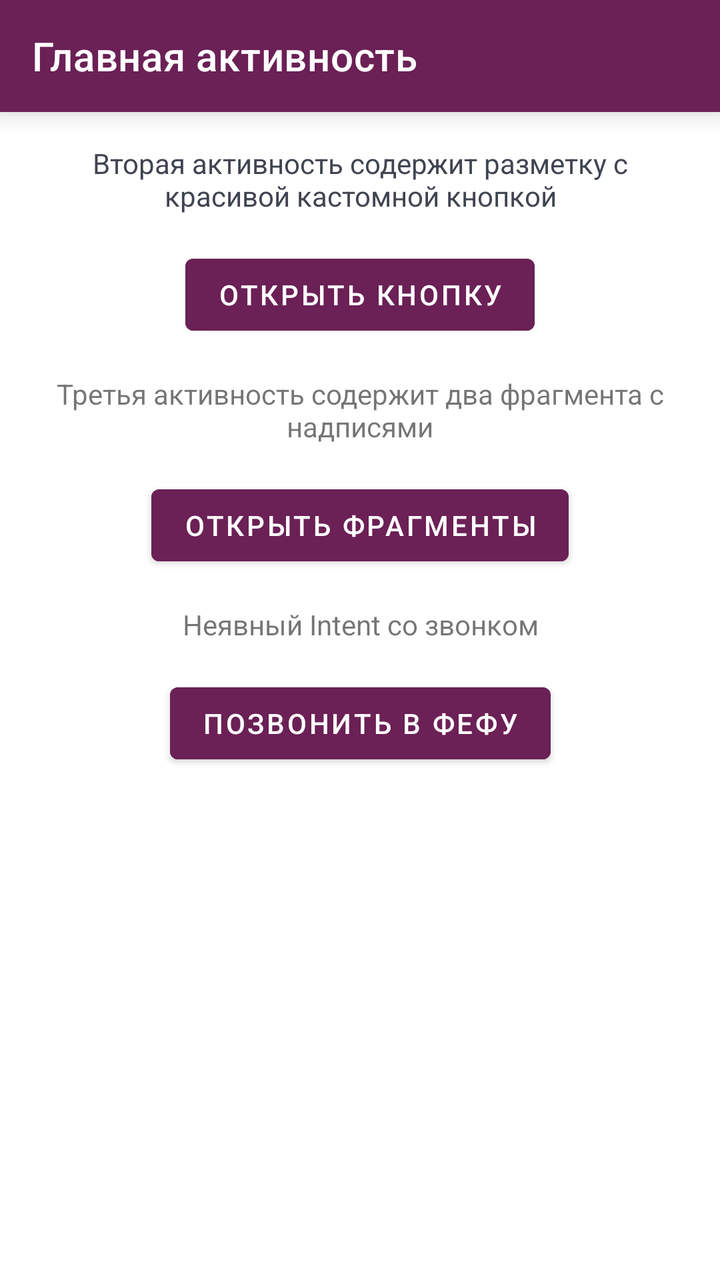
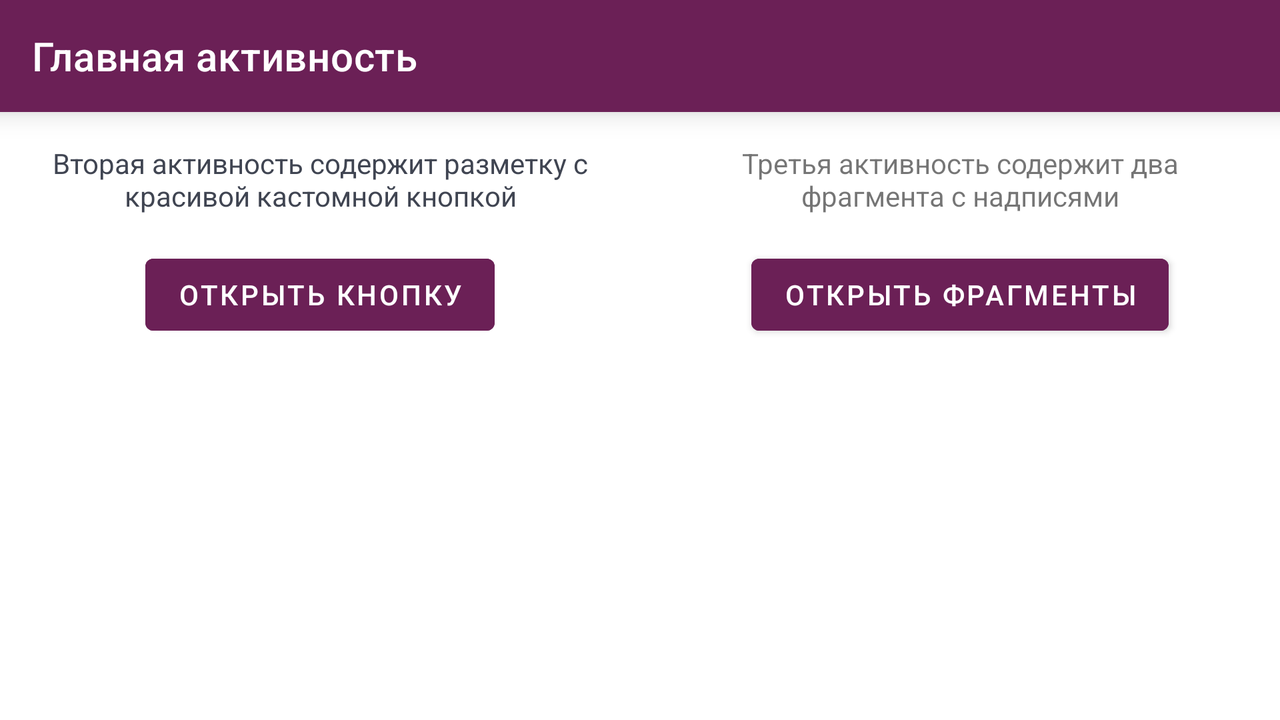

Two renders of one Android screen. The first uses the default layout on a phone; the second uses the alternative layout the repository ships for a different screen configuration, on a matching device. The two XML files are below.
<!-- AndroidManifest.xml: application theme Theme.FefuExample -->
<!-- res/layout/activity_main.xml -->
<?xml version="1.0" encoding="utf-8"?>
<androidx.constraintlayout.widget.ConstraintLayout xmlns:android="http://schemas.android.com/apk/res/android"
    xmlns:app="http://schemas.android.com/apk/res-auto"
    xmlns:tools="http://schemas.android.com/tools"
    android:layout_width="match_parent"
    android:layout_height="match_parent"
    tools:context=".MainActivity">

    <androidx.appcompat.widget.Toolbar
        android:id="@+id/toolbar"
        style="@style/BaseToolbar"
        android:layout_width="match_parent"
        android:layout_height="wrap_content"
        app:layout_constraintTop_toTopOf="parent"
        app:title="@string/title_main_activity" />

    <TextView
        android:id="@+id/tvSecondActivityDescription"
        android:layout_width="0dp"
        android:layout_height="wrap_content"
        android:layout_marginHorizontal="@dimen/default_margin_horizontal"
        android:layout_marginVertical="@dimen/default_margin_vertical"
        android:text="@string/label_second_activity"
        android:textAlignment="center"
        android:textColor="@color/colorDark"
        app:layout_constraintEnd_toEndOf="parent"
        app:layout_constraintStart_toStartOf="parent"
        app:layout_constraintTop_toBottomOf="@id/toolbar" />

    <Button
        android:id="@+id/btnSecondActivity"
        android:layout_width="wrap_content"
        android:layout_height="wrap_content"
        android:layout_marginVertical="@dimen/default_margin_vertical"
        android:backgroundTint="@color/colorRipple"
        android:text="@string/action_second_activity"
        app:layout_constraintEnd_toEndOf="parent"
        app:layout_constraintStart_toStartOf="parent"
        app:layout_constraintTop_toBottomOf="@id/tvSecondActivityDescription" />

    <TextView
        android:id="@+id/tvFragmentActivityDescription"
        android:layout_width="0dp"
        android:layout_height="wrap_content"
        android:layout_marginHorizontal="@dimen/default_margin_horizontal"
        android:layout_marginVertical="@dimen/default_margin_vertical"
        android:text="@string/label_fragment_activity"
        android:textAlignment="center"
        app:layout_constraintEnd_toEndOf="parent"
        app:layout_constraintStart_toStartOf="parent"
        app:layout_constraintTop_toBottomOf="@id/btnSecondActivity" />

    <Button
        android:id="@+id/btnFragmentActivity"
        android:layout_width="wrap_content"
        android:layout_height="wrap_content"
        android:layout_marginVertical="@dimen/default_margin_vertical"
        android:backgroundTint="@color/colorRipple"
        android:text="@string/action_fragment_activity"
        app:layout_constraintEnd_toEndOf="parent"
        app:layout_constraintStart_toStartOf="parent"
        app:layout_constraintTop_toBottomOf="@id/tvFragmentActivityDescription" />

    <TextView
        android:id="@+id/tvCallIntent"
        android:layout_width="0dp"
        android:layout_height="wrap_content"
        android:layout_marginHorizontal="@dimen/default_margin_horizontal"
        android:layout_marginVertical="@dimen/default_margin_vertical"
        android:text="@string/label_call_intent"
        android:textAlignment="center"
        app:layout_constraintEnd_toEndOf="parent"
        app:layout_constraintStart_toStartOf="parent"
        app:layout_constraintTop_toBottomOf="@id/btnFragmentActivity" />

    <Button
        android:id="@+id/btnCallIntent"
        android:layout_width="wrap_content"
        android:layout_height="wrap_content"
        android:layout_marginVertical="@dimen/default_margin_vertical"
        android:backgroundTint="@color/colorRipple"
        android:text="@string/action_call_intent"
        app:layout_constraintEnd_toEndOf="parent"
        app:layout_constraintStart_toStartOf="parent"
        app:layout_constraintTop_toBottomOf="@id/tvCallIntent" />

</androidx.constraintlayout.widget.ConstraintLayout>
<!-- resources referenced by this layout -->
<resources>
  <color name="colorDark">#404552</color>
  <color name="colorRipple">#6b2056</color>
  <dimen name="default_margin_horizontal">20dp</dimen>
  <dimen name="default_margin_vertical">16dp</dimen>
  <string name="action_call_intent">Позвонить в фефу</string>
  <string name="action_fragment_activity">Открыть фрагменты</string>
  <string name="action_second_activity">Открыть кнопку</string>
  <string name="label_call_intent">Неявный Intent со звонком</string>
  <string name="label_fragment_activity">Третья активность содержит два фрагмента с надписями</string>
  <string name="label_second_activity">Вторая активность содержит разметку с красивой кастомной кнопкой</string>
  <string name="title_main_activity">Главная активность</string>
  <style name="BaseToolbar" parent="ThemeOverlay.MaterialComponents.Toolbar.Primary">
          <item name="android:background">@color/colorRipple</item>
          <item name="android:elevation">8dp</item>
          <item name="titleTextColor">@color/white</item>
      </style>
  <style name="Theme.FefuExample" parent="Theme.MaterialComponents.DayNight.DarkActionBar">
          
          <item name="colorPrimary">@color/purple_500</item>
          <item name="colorPrimaryVariant">@color/purple_700</item>
          <item name="colorOnPrimary">@color/white</item>
          
          <item name="colorSecondary">@color/teal_200</item>
          <item name="colorSecondaryVariant">@color/teal_700</item>
          <item name="colorOnSecondary">@color/black</item>
          
          <item name="android:statusBarColor" tools:targetApi="l">?attr/colorPrimaryVariant</item>
          
          <item name="windowActionBar">false</item>
          <item name="windowNoTitle">true</item>
      </style>
  <color name="white">#FFFFFFFF</color>
  <color name="purple_500">#FF6200EE</color>
  <color name="purple_700">#FF3700B3</color>
  <color name="teal_200">#FF03DAC5</color>
  <color name="teal_700">#FF018786</color>
  <color name="black">#FF000000</color>
</resources>
<!-- res/layout-land/activity_main.xml (the repository's variant of the layout above) -->
<!-- drawn on the phone turned sideways -->
<?xml version="1.0" encoding="utf-8"?>
<androidx.constraintlayout.widget.ConstraintLayout xmlns:android="http://schemas.android.com/apk/res/android"
    xmlns:app="http://schemas.android.com/apk/res-auto"
    xmlns:tools="http://schemas.android.com/tools"
    android:layout_width="match_parent"
    android:layout_height="match_parent"
    tools:context=".ui.MainActivity">

    <androidx.appcompat.widget.Toolbar
        android:id="@+id/toolbar"
        style="@style/BaseToolbar"
        android:layout_width="match_parent"
        android:layout_height="wrap_content"
        app:layout_constraintTop_toTopOf="parent"
        app:title="@string/title_main_activity" />

    <TextView
        android:id="@+id/tvSecondActivityDescription"
        android:layout_width="0dp"
        android:layout_height="wrap_content"
        android:layout_marginHorizontal="@dimen/default_margin_horizontal"
        android:layout_marginVertical="@dimen/default_margin_vertical"
        android:text="@string/label_second_activity"
        android:textAlignment="center"
        android:textColor="@color/colorDark"
        app:layout_constraintEnd_toStartOf="@id/guideline"
        app:layout_constraintStart_toStartOf="parent"
        app:layout_constraintTop_toBottomOf="@id/toolbar" />

    <Button
        android:id="@+id/btnSecondActivity"
        android:layout_width="wrap_content"
        android:layout_height="wrap_content"
        android:layout_marginVertical="@dimen/default_margin_vertical"
        android:backgroundTint="@color/colorRipple"
        android:text="@string/action_second_activity"
        app:layout_constraintEnd_toStartOf="@id/guideline"
        app:layout_constraintStart_toStartOf="parent"
        app:layout_constraintTop_toBottomOf="@id/tvSecondActivityDescription" />

    <androidx.constraintlayout.widget.Guideline
        android:id="@+id/guideline"
        android:layout_width="wrap_content"
        android:layout_height="wrap_content"
        android:orientation="vertical"
        app:layout_constraintBottom_toBottomOf="parent"
        app:layout_constraintGuide_percent="0.5"
        app:layout_constraintTop_toBottomOf="@id/toolbar" />

    <TextView
        android:id="@+id/tvFragmentActivityDescription"
        android:layout_width="0dp"
        android:layout_height="wrap_content"
        android:layout_marginHorizontal="@dimen/default_margin_horizontal"
        android:layout_marginVertical="@dimen/default_margin_vertical"
        android:text="@string/label_fragment_activity"
        android:textAlignment="center"
        app:layout_constraintEnd_toEndOf="parent"
        app:layout_constraintStart_toEndOf="@id/guideline"
        app:layout_constraintTop_toBottomOf="@id/toolbar" />

    <Button
        android:id="@+id/btnFragmentActivity"
        android:layout_width="wrap_content"
        android:layout_height="wrap_content"
        android:layout_marginVertical="@dimen/default_margin_vertical"
        android:backgroundTint="@color/colorRipple"
        android:text="@string/action_fragment_activity"
        app:layout_constraintEnd_toEndOf="parent"
        app:layout_constraintStart_toEndOf="@id/guideline"
        app:layout_constraintTop_toBottomOf="@id/tvFragmentActivityDescription" />

</androidx.constraintlayout.widget.ConstraintLayout>
<!-- resources referenced by the variant -->
<!-- as the phone turned sideways resolves them -->
<resources>
  <color name="colorDark">#404552</color>
  <color name="colorRipple">#6b2056</color>
  <dimen name="default_margin_horizontal">20dp</dimen>
  <dimen name="default_margin_vertical">16dp</dimen>
  <string name="action_fragment_activity">Открыть фрагменты</string>
  <string name="action_second_activity">Открыть кнопку</string>
  <string name="label_fragment_activity">Третья активность содержит два фрагмента с надписями</string>
  <string name="label_second_activity">Вторая активность содержит разметку с красивой кастомной кнопкой</string>
  <string name="title_main_activity">Главная активность</string>
  <style name="BaseToolbar" parent="ThemeOverlay.MaterialComponents.Toolbar.Primary">
          <item name="android:background">@color/colorRipple</item>
          <item name="android:elevation">8dp</item>
          <item name="titleTextColor">@color/white</item>
      </style>
  <style name="Theme.FefuExample" parent="Theme.MaterialComponents.DayNight.DarkActionBar">
          
          <item name="colorPrimary">@color/purple_500</item>
          <item name="colorPrimaryVariant">@color/purple_700</item>
          <item name="colorOnPrimary">@color/white</item>
          
          <item name="colorSecondary">@color/teal_200</item>
          <item name="colorSecondaryVariant">@color/teal_700</item>
          <item name="colorOnSecondary">@color/black</item>
          
          <item name="android:statusBarColor" tools:targetApi="l">?attr/colorPrimaryVariant</item>
          
          <item name="windowActionBar">false</item>
          <item name="windowNoTitle">true</item>
      </style>
  <color name="white">#FFFFFFFF</color>
  <color name="purple_500">#FF6200EE</color>
  <color name="purple_700">#FF3700B3</color>
  <color name="teal_200">#FF03DAC5</color>
  <color name="teal_700">#FF018786</color>
  <color name="black">#FF000000</color>
</resources>
